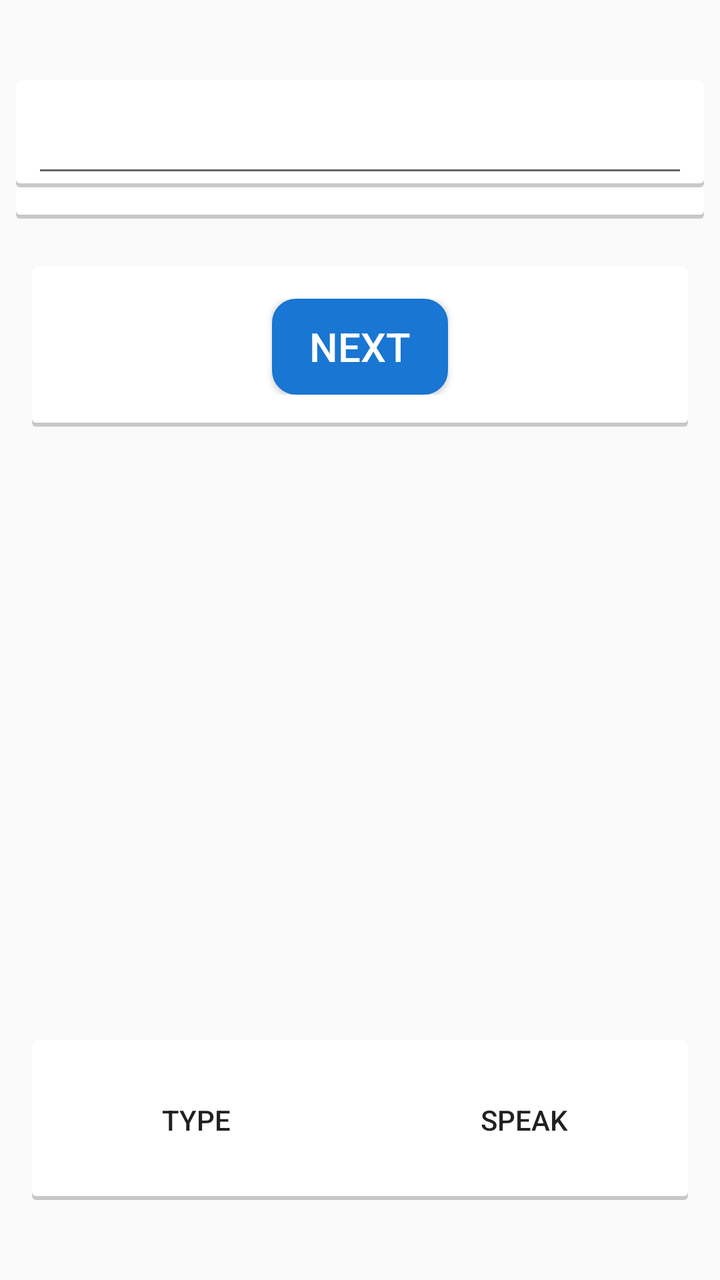
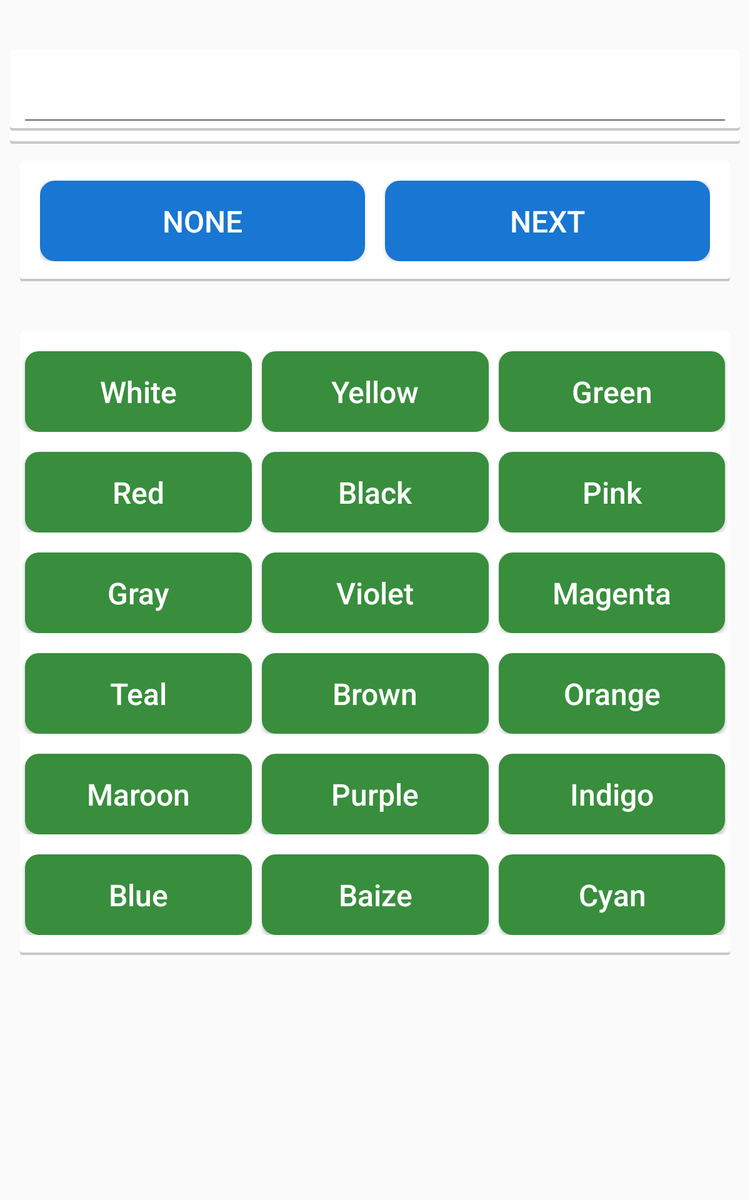

An Android layout and its configuration variant, each rendered on a device that would load it. The default file and the variant file are quoted in full after the pictures.
<!-- AndroidManifest.xml: application theme AppTheme -->
<!-- res/layout/primary_color.xml -->
<RelativeLayout xmlns:android="http://schemas.android.com/apk/res/android"
    xmlns:tools="http://schemas.android.com/tools"
    android:layout_width="match_parent"
    android:layout_height="match_parent"
    tools:context="com.sugoilabs.bics.Step2">

    


    <LinearLayout
        android:id="@+id/primary_color_timer"
        android:layout_width="match_parent"
        android:layout_height="wrap_content"
        android:layout_marginLeft="8dp"
        android:layout_marginRight="8dp"
        android:layout_marginTop="40dp"
        android:background="@drawable/step1_question_background"
        android:gravity="center"
        android:orientation="vertical">

        <TextView
            android:id="@+id/timerText"
            android:layout_width="wrap_content"
            android:layout_height="wrap_content"
            android:paddingBottom="16dp"
            android:paddingTop="16dp"
            android:text="00:00"
            android:textAllCaps="true"
            android:textColor="@color/red_dark"
            android:textSize="28sp" />

    </LinearLayout>

    <LinearLayout
        android:id="@+id/primary_color_answers"
        android:layout_width="match_parent"
        android:layout_height="wrap_content"
        android:layout_marginLeft="8dp"
        android:layout_marginRight="8dp"
        android:layout_marginTop="40dp"
        android:background="@drawable/step1_question_background"
        android:orientation="vertical"
        android:paddingLeft="8dp"
        android:paddingRight="8dp">

        <EditText
            android:id="@+id/primary_color_answers_texview"
            android:layout_width="match_parent"
            android:layout_height="wrap_content"
            android:gravity="center"
            android:paddingBottom="16dp"
            android:paddingTop="16dp"
            android:textColor="@color/red_dark"
            android:textSize="16sp" />

    </LinearLayout>


    <LinearLayout
        android:id="@+id/primary_color_start_done"
        android:layout_width="match_parent"
        android:layout_height="wrap_content"
        android:layout_below="@+id/primary_color_timer"
        android:layout_centerHorizontal="true"
        android:layout_marginLeft="16dp"
        android:layout_marginRight="16dp"
        android:layout_marginTop="24dp"
        android:background="@drawable/step1_question_background"
        android:gravity="center"
        android:orientation="horizontal"
        android:paddingBottom="16dp"
        android:paddingLeft="16dp"
        android:paddingRight="16dp"
        android:paddingTop="16dp">


        <Button
            android:id="@+id/primary_color_done"
            android:layout_width="wrap_content"
            android:layout_height="wrap_content"
            android:background="@drawable/step2_button_background"
            android:gravity="center"
            android:paddingBottom="8dp"
            android:paddingLeft="16dp"
            android:paddingRight="16dp"
            android:paddingTop="8dp"
            android:text="@string/next"
            android:textAllCaps="false"
            android:textColor="#ffffff"
            android:textSize="20sp"></Button>

    </LinearLayout>

    <LinearLayout
        android:id="@+id/primary_color_input"
        android:layout_width="match_parent"
        android:layout_height="wrap_content"
        android:layout_alignParentBottom="true"
        android:layout_marginLeft="16dp"
        android:layout_marginRight="16dp"
        android:layout_marginTop="40dp"
        android:layout_marginBottom="40dp"
        android:background="@drawable/step1_question_background"
        android:orientation="horizontal"
        android:paddingBottom="16dp"
        android:paddingTop="16dp">

        <Button
            android:id="@+id/primary_color_typein"
            style="?android:attr/borderlessButtonStyle"
            android:layout_width="wrap_content"
            android:layout_height="wrap_content"
            android:layout_weight="1"
            android:text="@string/type" />

        <Button
            android:id="@+id/primary_color_speakout"
            style="?android:attr/borderlessButtonStyle"
            android:layout_width="wrap_content"
            android:layout_height="wrap_content"
            android:layout_weight="1"
            android:text="@string/speak" />

    </LinearLayout>


</RelativeLayout>
<!-- resources referenced by this layout -->
<resources>
  <color name="red_dark">#D32F2F</color>
  <!-- drawable step1_question_background (drawable) -->
  <?xml version="1.0" encoding="utf-8"?>
  <layer-list xmlns:android="http://schemas.android.com/apk/res/android">
      <item>
          <shape android:shape="rectangle">
              <solid android:color="#CABBBBBB"/>
              <corners android:radius="2dp" />
          </shape>
      </item>
  
      <item
          android:left="0dp"
          android:right="0dp"
          android:top="0dp"
          android:bottom="2dp">
          <shape android:shape="rectangle">
              <solid android:color="@android:color/white"/>
              <corners android:radius="2dp" />
          </shape>
      </item>
  </layer-list>
  <!-- drawable step2_button_background (drawable) -->
  <?xml version="1.0" encoding="utf-8"?>
  <selector xmlns:android="http://schemas.android.com/apk/res/android">
      <item android:state_pressed="true" >
          <shape>
              <solid
                  android:color="#0D47A1" />
              <stroke
                  android:width="2dp"
                  android:color="#0D47A1" />
              <corners
                  android:radius="10dp" />
              <padding
                  android:left="10dp"
                  android:top="10dp"
                  android:right="10dp"
                  android:bottom="10dp" />
          </shape>
      </item>
  
      <item>
          <shape>
              <gradient
                  android:startColor="#1976D2"
                  android:endColor="#1976D2"
                  android:angle="270" />
              <stroke
                  android:width="4dp"
                  android:color="#1976D2" />
              <corners
                  android:radius="10dp" />
              <padding
                  android:left="10dp"
                  android:top="10dp"
                  android:right="10dp"
                  android:bottom="10dp" />
          </shape>
      </item>
  
  </selector>
  <string name="next">NEXT</string>
  <string name="speak">SPEAK</string>
  <string name="type">TYPE</string>
  <style name="AppTheme" parent="AppTheme.Base">
          
  
      </style>
  <style name="AppTheme.Base" parent="Theme.AppCompat.Light.NoActionBar">
          
  
      </style>
</resources>
<!-- res/layout-large/primary_color.xml (the repository's variant of the layout above) -->
<!-- drawn on a 7-inch tablet held upright -->
<RelativeLayout xmlns:android="http://schemas.android.com/apk/res/android"
    xmlns:tools="http://schemas.android.com/tools"
    android:layout_width="match_parent"
    android:layout_height="match_parent"
    tools:context="com.sugoilabs.bics.Step2">

    


    <LinearLayout
        android:id="@+id/primary_color_timer"
        android:layout_width="match_parent"
        android:layout_height="wrap_content"
        android:layout_marginLeft="8dp"
        android:layout_marginRight="8dp"
        android:layout_marginTop="40dp"
        android:background="@drawable/step1_question_background"
        android:gravity="center"
        android:orientation="vertical">

        <TextView
            android:id="@+id/timerText"
            android:layout_width="wrap_content"
            android:layout_height="wrap_content"
            android:paddingBottom="16dp"
            android:paddingTop="16dp"
            android:text="00:00"
            android:textAllCaps="true"
            android:textColor="@color/red_dark"
            android:textSize="32sp" />

    </LinearLayout>

    <LinearLayout
        android:id="@+id/primary_color_answers"
        android:layout_width="match_parent"
        android:layout_height="wrap_content"
        android:layout_marginLeft="8dp"
        android:layout_marginRight="8dp"
        android:layout_marginTop="40dp"
        android:background="@drawable/step1_question_background"
        android:orientation="vertical"
        android:paddingLeft="8dp"
        android:paddingRight="8dp">

        <EditText
            android:id="@+id/primary_color_answers_texview"
            android:layout_width="match_parent"
            android:layout_height="wrap_content"
            android:gravity="center"
            android:paddingBottom="16dp"
            android:paddingTop="16dp"
            android:textColor="@color/red_dark"
            android:textSize="24sp" />

    </LinearLayout>


    <LinearLayout
        android:id="@+id/primary_color_start_done"
        android:layout_width="match_parent"
        android:layout_height="wrap_content"
        android:layout_below="@+id/primary_color_answers"
        android:layout_centerHorizontal="true"
        android:layout_marginLeft="16dp"
        android:layout_marginRight="16dp"
        android:layout_marginTop="24dp"
        android:background="@drawable/step1_question_background"
        android:gravity="center"
        android:orientation="horizontal"
        android:paddingBottom="16dp"
        android:paddingLeft="16dp"
        android:paddingRight="16dp"
        android:paddingTop="16dp"
        android:weightSum="2">


        <Button
            android:id="@+id/primary_color_none"
            android:layout_width="fill_parent"
            android:layout_height="wrap_content"
            android:background="@drawable/step2_button_background"
            android:gravity="center"
            android:paddingBottom="16dp"
            android:paddingLeft="60dp"
            android:paddingRight="60dp"
            android:paddingTop="16dp"
            android:layout_marginRight="8dp"
            android:text="@string/none"
            android:textAllCaps="false"
            android:textColor="#ffffff"
            android:textSize="24sp"
            android:layout_weight="1"></Button>

        <Button
            android:id="@+id/primary_color_done"
            android:layout_width="fill_parent"
            android:layout_height="wrap_content"
            android:background="@drawable/step2_button_background"
            android:gravity="center"
            android:paddingBottom="16dp"
            android:paddingLeft="60dp"
            android:paddingRight="60dp"
            android:paddingTop="16dp"
            android:layout_marginLeft="8dp"
            android:text="@string/next"
            android:textAllCaps="false"
            android:textColor="#ffffff"
            android:textSize="24sp"
            android:layout_weight="1"></Button>

    </LinearLayout>


    <LinearLayout
        android:id="@+id/primary_button_layout"
        android:layout_width="match_parent"
        android:layout_height="wrap_content"
        android:layout_below="@+id/primary_color_start_done"
        android:background="@drawable/step1_question_background"
        android:layout_marginTop="40dp"
        android:layout_marginLeft="16dp"
        android:layout_marginRight="16dp"
        android:orientation="vertical"
        android:gravity="center_horizontal"
        android:visibility="visible">


        <LinearLayout
            android:id="@+id/color_button_layout"
            android:layout_width="match_parent"
            android:layout_height="wrap_content"
            android:orientation="horizontal"
            android:weightSum="3">

            <Button
                android:id="@+id/color_word1"
                android:layout_width="match_parent"
                android:layout_height="wrap_content"
                android:background="@drawable/get_started_button_background"
                android:paddingBottom="16dp"
                android:paddingTop="16dp"
                android:layout_marginTop="16dp"
                android:layout_marginLeft="4dp"
                android:layout_marginRight="4dp"
                android:text="White"
                android:textAllCaps="false"
                android:textColor="#ffffff"
                android:textSize="24sp"
                android:layout_weight="1"/>

            <Button
                android:id="@+id/color_word2"
                android:layout_width="match_parent"
                android:layout_height="wrap_content"
                android:background="@drawable/get_started_button_background"
                android:paddingBottom="16dp"
                android:paddingTop="16dp"
                android:layout_marginTop="16dp"
                android:layout_marginLeft="4dp"
                android:layout_marginRight="4dp"
                android:text="Yellow"
                android:textAllCaps="false"
                android:textColor="#ffffff"
                android:textSize="24sp"
                android:layout_weight="1"/>

            <Button
                android:id="@+id/color_word3"
                android:layout_width="match_parent"
                android:layout_height="wrap_content"
                android:background="@drawable/get_started_button_background"
                android:paddingBottom="16dp"
                android:paddingTop="16dp"
                android:layout_marginTop="16dp"
                android:layout_marginLeft="4dp"
                android:layout_marginRight="4dp"
                android:text="Green"
                android:textAllCaps="false"
                android:textColor="#ffffff"
                android:textSize="24sp"
                android:layout_weight="1"/>

        </LinearLayout>


        <LinearLayout
            android:layout_width="match_parent"
            android:layout_height="wrap_content"
            android:orientation="horizontal"
            android:weightSum="3">

            <Button
                android:id="@+id/color_word4"
                android:layout_width="match_parent"
                android:layout_height="wrap_content"
                android:background="@drawable/get_started_button_background"
                android:paddingBottom="16dp"
                android:paddingTop="16dp"
                android:layout_marginTop="16dp"
                android:layout_marginLeft="4dp"
                android:layout_marginRight="4dp"
                android:text="Red"
                android:textAllCaps="false"
                android:textColor="#ffffff"
                android:textSize="24sp"
                android:layout_weight="1"/>

            <Button
                android:id="@+id/color_word5"
                android:layout_width="match_parent"
                android:layout_height="wrap_content"
                android:background="@drawable/get_started_button_background"
                android:paddingBottom="16dp"
                android:paddingTop="16dp"
                android:layout_marginTop="16dp"
                android:layout_marginLeft="4dp"
                android:layout_marginRight="4dp"
                android:text="Black"
                android:textAllCaps="false"
                android:textColor="#ffffff"
                android:textSize="24sp"
                android:layout_weight="1"/>

            <Button
                android:id="@+id/color_word6"
                android:layout_width="match_parent"
                android:layout_height="wrap_content"
                android:background="@drawable/get_started_button_background"
                android:paddingBottom="16dp"
                android:paddingTop="16dp"
                android:layout_marginTop="16dp"
                android:layout_marginLeft="4dp"
                android:layout_marginRight="4dp"
                android:text="Pink"
                android:textAllCaps="false"
                android:textColor="#ffffff"
                android:textSize="24sp"
                android:layout_weight="1"/>

        </LinearLayout>


        <LinearLayout
            android:layout_width="match_parent"
            android:layout_height="wrap_content"
            android:orientation="horizontal"
            android:weightSum="3">

            <Button
                android:id="@+id/color_word7"
                android:layout_width="match_parent"
                android:layout_height="wrap_content"
                android:background="@drawable/get_started_button_background"
                android:paddingBottom="16dp"
                android:paddingTop="16dp"
                android:layout_marginTop="16dp"
                android:layout_marginLeft="4dp"
                android:layout_marginRight="4dp"
                android:text="Gray"
                android:textAllCaps="false"
                android:textColor="#ffffff"
                android:textSize="24sp"
                android:layout_weight="1"/>

            <Button
                android:id="@+id/color_word8"
                android:layout_width="match_parent"
                android:layout_height="wrap_content"
                android:background="@drawable/get_started_button_background"
                android:paddingBottom="16dp"
                android:paddingTop="16dp"
                android:layout_marginTop="16dp"
                android:layout_marginLeft="4dp"
                android:layout_marginRight="4dp"
                android:text="Violet"
                android:textAllCaps="false"
                android:textColor="#ffffff"
                android:textSize="24sp"
                android:layout_weight="1"/>

            <Button
                android:id="@+id/color_word9"
                android:layout_width="match_parent"
                android:layout_height="wrap_content"
                android:background="@drawable/get_started_button_background"
                android:paddingBottom="16dp"
                android:paddingTop="16dp"
                android:layout_marginTop="16dp"
                android:layout_marginLeft="4dp"
                android:layout_marginRight="4dp"
                android:text="Magenta"
                android:textAllCaps="false"
                android:textColor="#ffffff"
                android:textSize="24sp"
                android:layout_weight="1"/>

        </LinearLayout>


        <LinearLayout
            android:layout_width="match_parent"
            android:layout_height="wrap_content"
            android:orientation="horizontal"
            android:weightSum="3">

            <Button
                android:id="@+id/color_word10"
                android:layout_width="match_parent"
                android:layout_height="wrap_content"
                android:background="@drawable/get_started_button_background"
                android:paddingBottom="16dp"
                android:paddingTop="16dp"
                android:layout_marginTop="16dp"
                android:layout_marginLeft="4dp"
                android:layout_marginRight="4dp"
                android:text="Teal"
                android:textAllCaps="false"
                android:textColor="#ffffff"
                android:textSize="24sp"
                android:layout_weight="1"/>

            <Button
                android:id="@+id/color_word11"
                android:layout_width="match_parent"
                android:layout_height="wrap_content"
                android:background="@drawable/get_started_button_background"
                android:paddingBottom="16dp"
                android:paddingTop="16dp"
                android:layout_marginTop="16dp"
                android:layout_marginLeft="4dp"
                android:layout_marginRight="4dp"
                android:text="Brown"
                android:textAllCaps="false"
                android:textColor="#ffffff"
                android:textSize="24sp"
                android:layout_weight="1"/>

            <Button
                android:id="@+id/color_word12"
                android:layout_width="match_parent"
                android:layout_height="wrap_content"
                android:background="@drawable/get_started_button_background"
                android:paddingBottom="16dp"
                android:paddingTop="16dp"
                android:layout_marginTop="16dp"
                android:layout_marginLeft="4dp"
                android:layout_marginRight="4dp"
                android:text="Orange"
                android:textAllCaps="false"
                android:textColor="#ffffff"
                android:textSize="24sp"
                android:layout_weight="1"/>

        </LinearLayout>



        <LinearLayout
            android:layout_width="match_parent"
            android:layout_height="wrap_content"
            android:orientation="horizontal"
            android:weightSum="3">

            <Button
                android:id="@+id/color_word13"
                android:layout_width="match_parent"
                android:layout_height="wrap_content"
                android:background="@drawable/get_started_button_background"
                android:paddingBottom="16dp"
                android:paddingTop="16dp"
                android:layout_marginTop="16dp"
                android:layout_marginLeft="4dp"
                android:layout_marginRight="4dp"
                android:text="Maroon"
                android:textAllCaps="false"
                android:textColor="#ffffff"
                android:textSize="24sp"
                android:layout_weight="1"/>

            <Button
                android:id="@+id/color_word14"
                android:layout_width="match_parent"
                android:layout_height="wrap_content"
                android:background="@drawable/get_started_button_background"
                android:paddingBottom="16dp"
                android:paddingTop="16dp"
                android:layout_marginTop="16dp"
                android:layout_marginLeft="4dp"
                android:layout_marginRight="4dp"
                android:text="Purple"
                android:textAllCaps="false"
                android:textColor="#ffffff"
                android:textSize="24sp"
                android:layout_weight="1"/>

            <Button
                android:id="@+id/color_word15"
                android:layout_width="match_parent"
                android:layout_height="wrap_content"
                android:background="@drawable/get_started_button_background"
                android:paddingBottom="16dp"
                android:paddingTop="16dp"
                android:layout_marginTop="16dp"
                android:layout_marginLeft="4dp"
                android:layout_marginRight="4dp"
                android:text="Indigo"
                android:textAllCaps="false"
                android:textColor="#ffffff"
                android:textSize="24sp"
                android:layout_weight="1"/>

        </LinearLayout>


        <LinearLayout
            android:layout_width="match_parent"
            android:layout_height="wrap_content"
            android:orientation="horizontal"
            android:weightSum="3"
            android:layout_marginBottom="16dp">

            <Button
                android:id="@+id/color_word16"
                android:layout_width="match_parent"
                android:layout_height="wrap_content"
                android:background="@drawable/get_started_button_background"
                android:paddingBottom="16dp"
                android:paddingTop="16dp"
                android:layout_marginTop="16dp"
                android:layout_marginLeft="4dp"
                android:layout_marginRight="4dp"
                android:text="Blue"
                android:textAllCaps="false"
                android:textColor="#ffffff"
                android:textSize="24sp"
                android:layout_weight="1"/>

            <Button
                android:id="@+id/color_word17"
                android:layout_width="match_parent"
                android:layout_height="wrap_content"
                android:background="@drawable/get_started_button_background"
                android:paddingBottom="16dp"
                android:paddingTop="16dp"
                android:layout_marginTop="16dp"
                android:layout_marginLeft="4dp"
                android:layout_marginRight="4dp"
                android:text="Baize"
                android:textAllCaps="false"
                android:textColor="#ffffff"
                android:textSize="24sp"
                android:layout_weight="1"/>

            <Button
                android:id="@+id/color_word18"
                android:layout_width="match_parent"
                android:layout_height="wrap_content"
                android:background="@drawable/get_started_button_background"
                android:paddingBottom="16dp"
                android:paddingTop="16dp"
                android:layout_marginTop="16dp"
                android:layout_marginLeft="4dp"
                android:layout_marginRight="4dp"
                android:text="Cyan"
                android:textAllCaps="false"
                android:textColor="#ffffff"
                android:textSize="24sp"
                android:layout_weight="1"/>

        </LinearLayout>

    </LinearLayout>



    <LinearLayout
        android:id="@+id/primary_color_input"
        android:layout_width="match_parent"
        android:layout_height="wrap_content"
        android:layout_alignParentBottom="true"
        android:layout_marginLeft="16dp"
        android:layout_marginRight="16dp"
        android:layout_marginTop="40dp"
        android:layout_marginBottom="40dp"
        android:background="@drawable/step1_question_background"
        android:orientation="horizontal"
        android:paddingBottom="16dp"
        android:paddingTop="16dp"
        android:visibility="invisible">

        <Button
            android:id="@+id/primary_color_typein"
            style="?android:attr/borderlessButtonStyle"
            android:layout_width="wrap_content"
            android:layout_height="wrap_content"
            android:layout_weight="1"
            android:text="@string/type"
            android:textSize="24sp"/>

        <Button
            android:id="@+id/primary_color_speakout"
            style="?android:attr/borderlessButtonStyle"
            android:layout_width="wrap_content"
            android:layout_height="wrap_content"
            android:layout_weight="1"
            android:text="@string/speak"
            android:textSize="24sp"/>

    </LinearLayout>


</RelativeLayout>
<!-- resources referenced by the variant -->
<!-- as a 7-inch tablet held upright resolves them -->
<resources>
  <color name="red_dark">#D32F2F</color>
  <!-- drawable get_started_button_background (drawable) -->
  <?xml version="1.0" encoding="utf-8"?>
  <selector xmlns:android="http://schemas.android.com/apk/res/android">
      <item android:state_pressed="true">
          <shape>
              <solid android:color="@color/primary_dark" />
              <stroke android:width="2dp" android:color="@color/primary_dark" />
              <corners android:radius="10dp" />
              <padding android:bottom="10dp" android:left="10dp" android:right="10dp" android:top="10dp" />
          </shape>
      </item>
  
      <item>
          <shape>
              
              <gradient android:angle="270" android:endColor="@color/primary_dark" android:startColor="@color/primary_dark" />
              <stroke android:width="2dp" android:color="@color/primary_dark" />
              <corners android:radius="10dp" />
              <padding android:bottom="10dp" android:left="10dp" android:right="10dp" android:top="10dp" />
          </shape>
      </item>
  
  </selector>
  <!-- drawable step1_question_background (drawable) -->
  <?xml version="1.0" encoding="utf-8"?>
  <layer-list xmlns:android="http://schemas.android.com/apk/res/android">
      <item>
          <shape android:shape="rectangle">
              <solid android:color="#CABBBBBB"/>
              <corners android:radius="2dp" />
          </shape>
      </item>
  
      <item
          android:left="0dp"
          android:right="0dp"
          android:top="0dp"
          android:bottom="2dp">
          <shape android:shape="rectangle">
              <solid android:color="@android:color/white"/>
              <corners android:radius="2dp" />
          </shape>
      </item>
  </layer-list>
  <!-- drawable step2_button_background (drawable) -->
  <?xml version="1.0" encoding="utf-8"?>
  <selector xmlns:android="http://schemas.android.com/apk/res/android">
      <item android:state_pressed="true" >
          <shape>
              <solid
                  android:color="#0D47A1" />
              <stroke
                  android:width="2dp"
                  android:color="#0D47A1" />
              <corners
                  android:radius="10dp" />
              <padding
                  android:left="10dp"
                  android:top="10dp"
                  android:right="10dp"
                  android:bottom="10dp" />
          </shape>
      </item>
  
      <item>
          <shape>
              <gradient
                  android:startColor="#1976D2"
                  android:endColor="#1976D2"
                  android:angle="270" />
              <stroke
                  android:width="4dp"
                  android:color="#1976D2" />
              <corners
                  android:radius="10dp" />
              <padding
                  android:left="10dp"
                  android:top="10dp"
                  android:right="10dp"
                  android:bottom="10dp" />
          </shape>
      </item>
  
  </selector>
  <string name="next">NEXT</string>
  <string name="none">NONE</string>
  <string name="speak">SPEAK</string>
  <string name="type">TYPE</string>
  <style name="AppTheme" parent="AppTheme.Base">
          
  
      </style>
  <color name="primary_dark">#388E3C</color>
  <style name="AppTheme.Base" parent="Theme.AppCompat.Light.NoActionBar">
          
  
      </style>
</resources>
